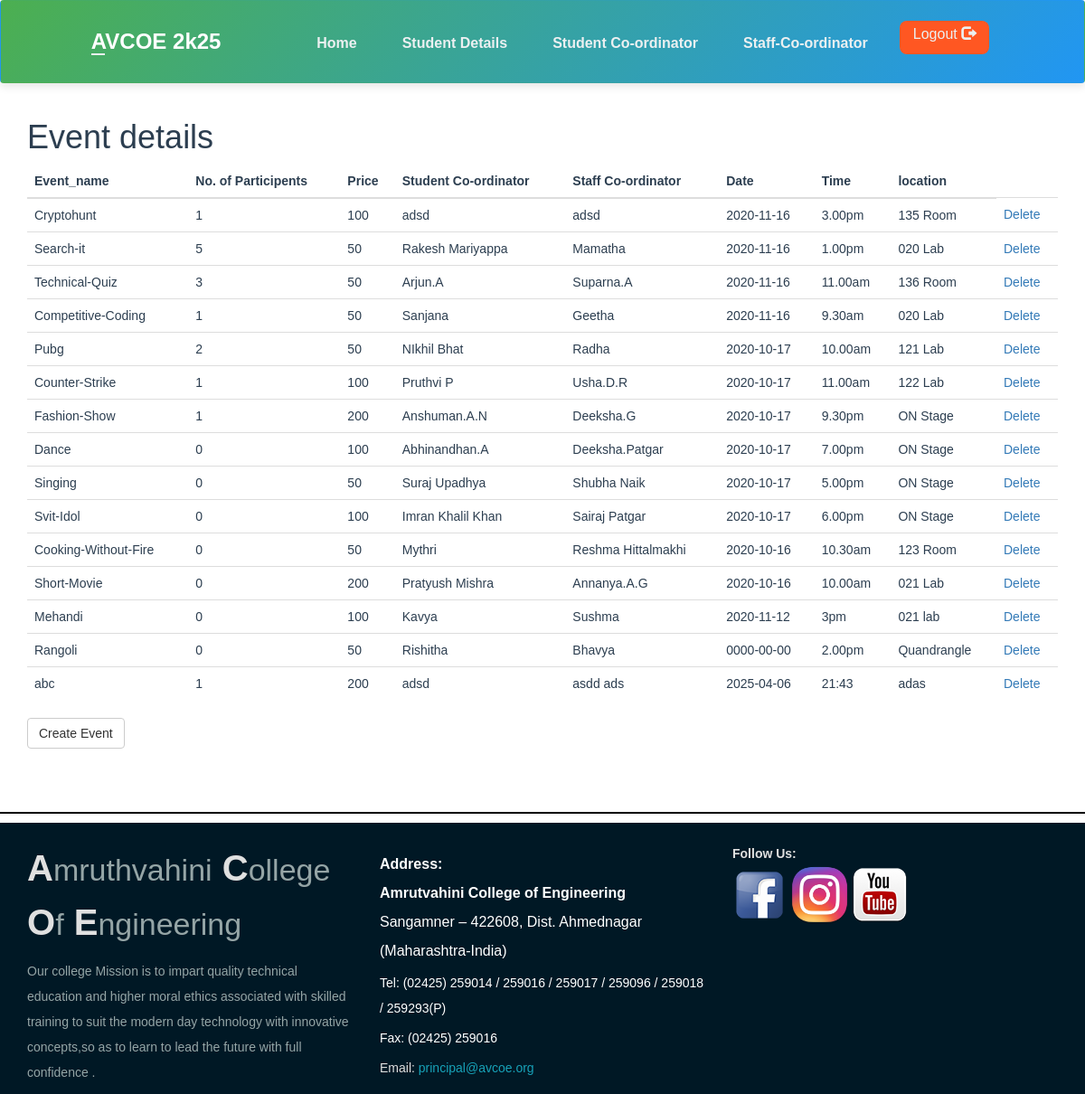
/adminPage.php, run on the app's committed database.
### tables this page shows
CREATE TABLE `staff_coordinator` (
  `stid` int(11) NOT NULL,
  `name` varchar(100) NOT NULL,
  `phone` varchar(10) DEFAULT NULL,
  `event_id` int(11) DEFAULT NULL
);

CREATE TABLE `events` (
  `event_id` int(11) NOT NULL,
  `event_title` varchar(50) NOT NULL,
  `event_price` int(11) DEFAULT NULL,
  `participents` int(100) DEFAULT 0,
  `img_link` text DEFAULT NULL,
  `type_id` int(11) DEFAULT NULL
);

CREATE TABLE `student_coordinator` (
  `sid` int(11) NOT NULL,
  `st_name` varchar(100) NOT NULL,
  `phone` varchar(10) DEFAULT NULL,
  `event_id` int(11) DEFAULT NULL
);

CREATE TABLE `event_info` (
  `event_id` int(10) NOT NULL,
  `Date` date DEFAULT NULL,
  `time` varchar(20) NOT NULL,
  `location` varchar(300) NOT NULL
);

### adminPage.php (the view, shortened to what this page needs)
<?php
include_once 'classes/db1.php';
$result = mysqli_query($conn,"SELECT * FROM staff_coordinator s ,event_info ef ,student_coordinator st,events e where e.event_id= ef.event_id and e.event_id= s.event_id and e.event_id= st.event_id");
?>
<!DOCTYPE html>
<html>
<head>
</head>
    <body>
<?php include 'utils/adminHeader.php'?>
<?php include 'utils/styles.php'?>
        <div class = "content">
            <div class = "container">
            <h1>Event details</h1>
            <?php
if (mysqli_num_rows($result) > 0) {
?>
                <table class="table table-hover" >
                    <thead>
                        <tr>
                            <th>Event_name</th>
                            <th>No. of Participents</th>
                            <th>Price</th>
                            <th>Student Co-ordinator</th>
                            <th>Staff Co-ordinator</th>
                            <th>Date</th>
                            <th>Time</th>
                            <th>location </th>
                        </tr>
                    </thead>
                    <tbody>
                        <?php
                     while($row = mysqli_fetch_array($result)){
                            echo '<tr>';
                             echo '<td>' . $row['event_title'] . '</td>';
                            echo '<td>' . $row['participents'] . '</td>';
                            echo '<td>' . $row['event_price'] . '</td>';
                            echo '<td>' . $row['st_name'] . '</td>';
                            echo '<td>' . $row['name'] . '</td>';
                            echo '<td>'.$row['Date'].'</td>';
                            echo '<td>'.$row['time'].'</td>';
                            echo '<td>'.$row['location'].'</td>';
                            echo '<td>'
                            .'<a class="delete" href="deleteEvent.php?id='.$row['event_id'].'">Delete</a> '
                            .'</td>';
                            echo '</tr>';
                        }
                        ?>
                    </tbody>
                </table>
<?php
}
?>
                <a class="btn btn-default" href = "createEventForm.php">Create Event</a>
            </div>
        </div>
        <?php require 'utils/footer.php'; ?>
    </body>
</html>

### css/style.css (style rules this page uses)
body { overflow-x: hidden; }
.content { font-family: Arial, Helvetica, sans-serif; color: #2C3E50; }

### data on the page
staff_coordinator: event.event_title "Cryptohunt", event.participents "1", event.event_price "100", student_coordinator.st_name "adsd", name "adsd", event_info.Date "2020-11-16", event_info.time "3.00pm", event_info.location "135 Room"
staff_coordinator: event.event_title "Search-it", event.participents "5", event.event_price "50", student_coordinator.st_name "Rakesh Mariyappa", name "Mamatha", event_info.Date "2020-11-16", event_info.time "1.00pm", event_info.location "020 Lab"
staff_coordinator: event.event_title "Technical-Quiz", event.participents "3", event.event_price "50", student_coordinator.st_name "Arjun.A", name "Suparna.A", event_info.Date "2020-11-16", event_info.time "11.00am", event_info.location "136 Room"
staff_coordinator: event.event_title "Competitive-Coding", event.participents "1", event.event_price "50", student_coordinator.st_name "Sanjana", name "Geetha", event_info.Date "2020-11-16", event_info.time "9.30am", event_info.location "020 Lab"
staff_coordinator: event.event_title "Pubg", event.participents "2", event.event_price "50", student_coordinator.st_name "NIkhil Bhat", name "Radha", event_info.Date "2020-10-17", event_info.time "10.00am", event_info.location "121 Lab"
staff_coordinator: event.event_title "Counter-Strike", event.participents "1", event.event_price "100", student_coordinator.st_name "Pruthvi P", name "Usha.D.R", event_info.Date "2020-10-17", event_info.time "11.00am", event_info.location "122 Lab"
staff_coordinator: event.event_title "Fashion-Show", event.participents "1", event.event_price "200", student_coordinator.st_name "Anshuman.A.N", name "Deeksha.G", event_info.Date "2020-10-17", event_info.time "9.30pm", event_info.location "ON Stage"
staff_coordinator: event.event_title "Dance", event.participents "0", event.event_price "100", student_coordinator.st_name "Abhinandhan.A", name "Deeksha.Patgar", event_info.Date "2020-10-17", event_info.time "7.00pm", event_info.location "ON Stage"
staff_coordinator: event.event_title "Singing", event.participents "0", event.event_price "50", student_coordinator.st_name "Suraj Upadhya", name "Shubha Naik", event_info.Date "2020-10-17", event_info.time "5.00pm", event_info.location "ON Stage"
staff_coordinator: event.event_title "Svit-Idol", event.participents "0", event.event_price "100", student_coordinator.st_name "Imran Khalil Khan", name "Sairaj Patgar", event_info.Date "2020-10-17", event_info.time "6.00pm", event_info.location "ON Stage"
staff_coordinator: event.event_title "Cooking-Without-Fire", event.participents "0", event.event_price "50", student_coordinator.st_name "Mythri", name "Reshma Hittalmakhi", event_info.Date "2020-10-16", event_info.time "10.30am", event_info.location "123 Room"
staff_coordinator: event.event_title "Short-Movie", event.participents "0", event.event_price "200", student_coordinator.st_name "Pratyush Mishra", name "Annanya.A.G", event_info.Date "2020-10-16", event_info.time "10.00am", event_info.location "021 Lab"
staff_coordinator: event.event_title "Mehandi", event.participents "0", event.event_price "100", student_coordinator.st_name "Kavya", name "Sushma", event_info.Date "2020-11-12", event_info.time "3pm", event_info.location "021 lab"
staff_coordinator: event.event_title "Rangoli", event.participents "0", event.event_price "50", student_coordinator.st_name "Rishitha", name "Bhavya", event_info.Date "0000-00-00", event_info.time "2.00pm", event_info.location "Quandrangle"
staff_coordinator: event.event_title "abc", event.participents "1", event.event_price "200", student_coordinator.st_name "adsd", name "asdd ads", event_info.Date "2025-04-06", event_info.time "21:43", event_info.location "adas"
